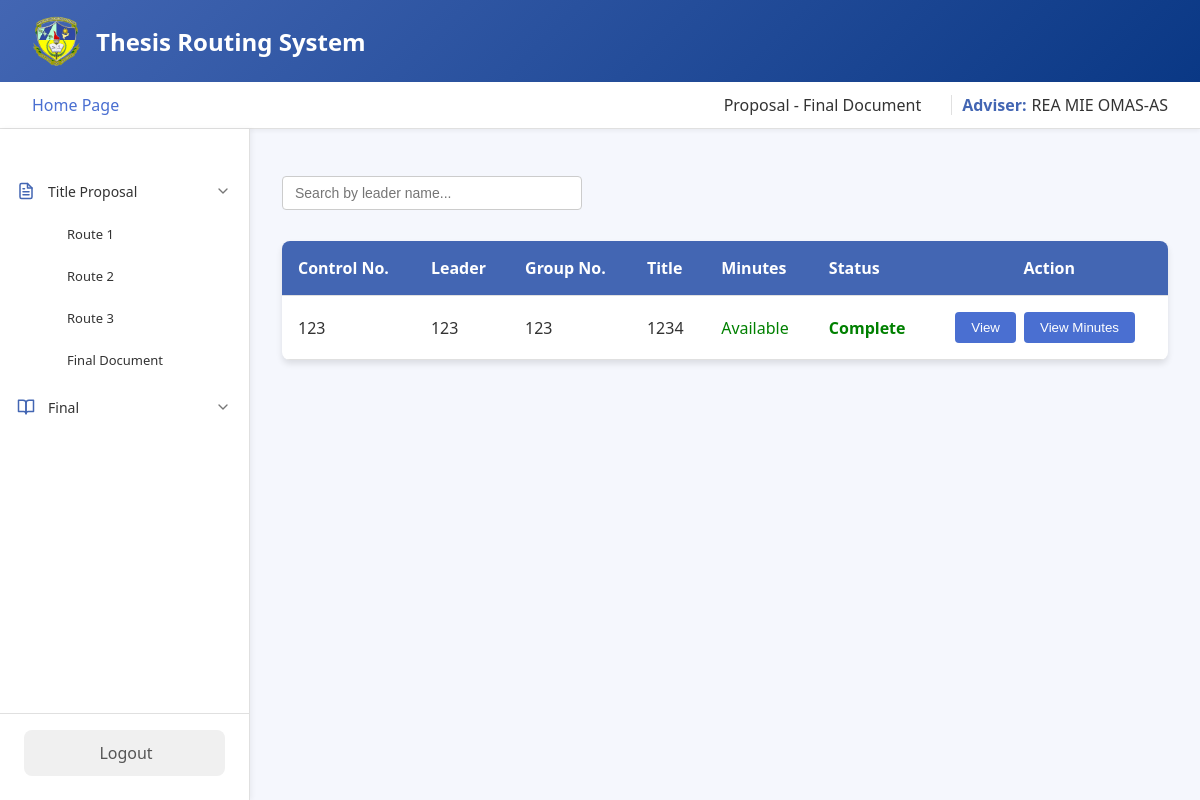
/adviser/homepage/titleproposal/finaldocu.php (signed in), run on an earlier commit of the app's database.
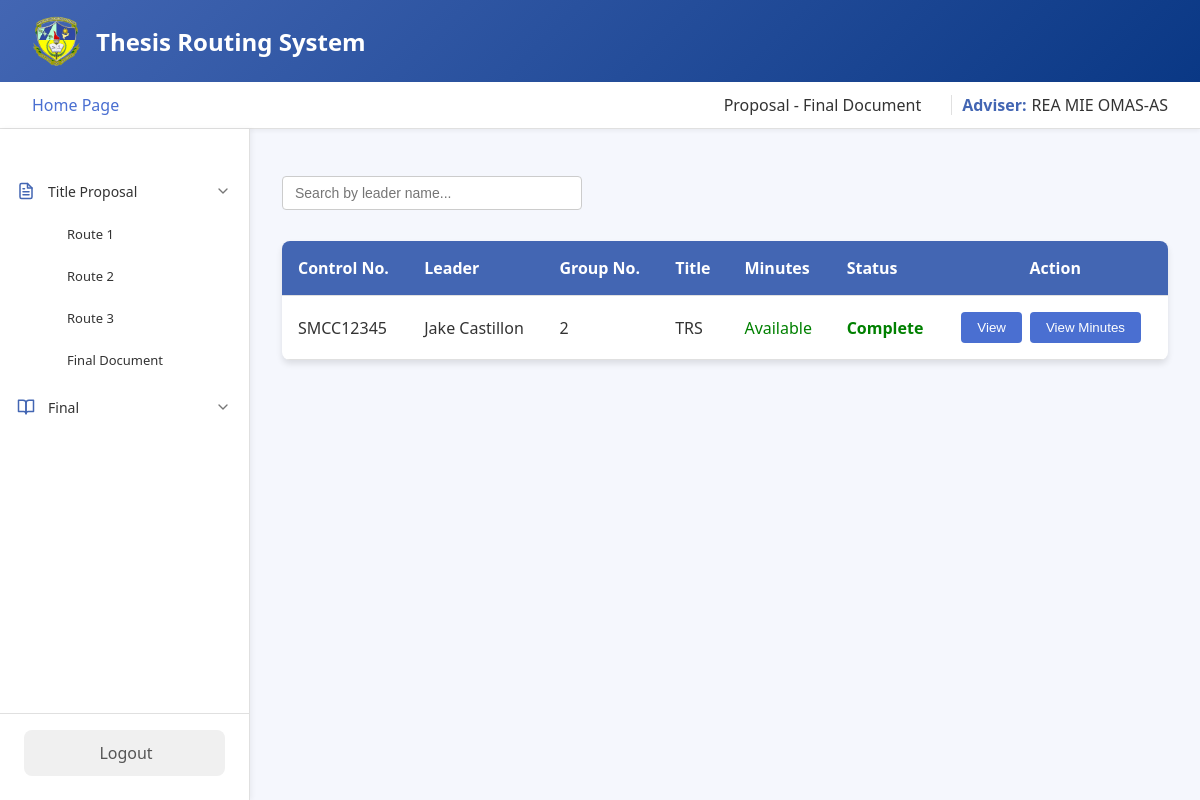
And on a later commit of the database.
### tables this page shows
CREATE TABLE `finaldocuproposal_files` (
  `finaldocu_id` int(11) NOT NULL,
  `student_id` varchar(50) DEFAULT NULL,
  `finaldocu` varchar(255) DEFAULT NULL,
  `panel1_id` varchar(50) DEFAULT NULL,
  `panel2_id` varchar(50) DEFAULT NULL,
  `panel3_id` varchar(50) DEFAULT NULL,
  `panel4_id` varchar(50) DEFAULT NULL,
  `panel5_id` varchar(255) NOT NULL,
  `department` varchar(100) DEFAULT NULL,
  `date_submitted` datetime DEFAULT NULL,
  `adviser_id` int(255) NOT NULL,
  `controlNo` varchar(245) NOT NULL,
  `fullname` varchar(255) NOT NULL,
  `group_number` int(255) NOT NULL,
  `title` varchar(255) NOT NULL,
  `school_year` varchar(255) NOT NULL,
  `minutes` varchar(255) NOT NULL,
  `routeNumber` varchar(255) NOT NULL
);

### adviser/homepage/titleproposal/finaldocu.php (the view, shortened to what the changed rows need)
<?php
include '../../../connection.php';
$adviser_id = $_SESSION['adviser_id'];
function checkAllRoutesApproved($conn, $student_id) {
    $route1Approved = false;
    $totalStmt = $conn->prepare("
        SELECT COUNT(*) as total_count
        FROM proposal_monitoring_form
        WHERE student_id = ?
        AND route1_id IS NOT NULL
    ");
    $totalStmt->bind_param("s", $student_id);
    $totalStmt->execute();
    $result = $totalStmt->get_result();
    $totalRow = $result->fetch_assoc();
    $route1_total = (int)$totalRow['total_count'];
    $stmt = $conn->prepare("
        SELECT COUNT(*) as approved_count
        FROM proposal_monitoring_form
        WHERE student_id = ?
        AND route1_id IS NOT NULL
        AND (status = 'Approved' OR status = 'approved')
    ");
    $stmt->bind_param("s", $student_id);
    $stmt->execute();
    $result = $stmt->get_result();
    $route1_approved_count = 0;
    if ($result->num_rows > 0) {
        $row = $result->fetch_assoc();
        $route1_approved_count = (int)$row['approved_count'];
        $route1Approved = ($route1_total > 0 && $route1_approved_count == $route1_total);
    }
    $route2Approved = false;
    $totalStmt = $conn->prepare("
        SELECT COUNT(*) as total_count
        FROM proposal_monitoring_form
        WHERE student_id = ?
        AND route2_id IS NOT NULL
    ");
    $totalStmt->bind_param("s", $student_id);
    $totalStmt->execute();
    $result = $totalStmt->get_result();
    $totalRow = $result->fetch_assoc();
    $route2_total = (int)$totalRow['total_count'];
    $stmt = $conn->prepare("
        SELECT COUNT(*) as approved_count
        FROM proposal_monitoring_form
        WHERE student_id = ?
        AND route2_id IS NOT NULL
        AND (status = 'Approved' OR status = 'approved')
    ");
    $stmt->bind_param("s", $student_id);
    $stmt->execute();
    $result = $stmt->get_result();
    $route2_approved_count = 0;
    if ($result->num_rows > 0) {
        $row = $result->fetch_assoc();
        $route2_approved_count = (int)$row['approved_count'];
        $route2Approved = ($route2_total > 0 && $route2_approved_count == $route2_total);
    }
    $route3Approved = false;
    $totalStmt = $conn->prepare("
        SELECT COUNT(*) as total_count
        FROM proposal_monitoring_form
        WHERE student_id = ?
        AND route3_id IS NOT NULL
    ");
    $totalStmt->bind_param("s", $student_id);
    $totalStmt->execute();
    $result = $totalStmt->get_result();
    $totalRow = $result->fetch_assoc();
    $route3_total = (int)$totalRow['total_count'];
    $stmt = $conn->prepare("
        SELECT COUNT(*) as approved_count
        FROM proposal_monitoring_form
        WHERE student_id = ?
        AND route3_id IS NOT NULL
        AND (status = 'Approved' OR status = 'approved')
    ");
    $stmt->bind_param("s", $student_id);
    $stmt->execute();
    $result = $stmt->get_result();
    $route3_approved_count = 0;
    if ($result->num_rows > 0) {
        $row = $result->fetch_assoc();
        $route3_approved_count = (int)$row['approved_count'];
        $route3Approved = ($route3_total > 0 && $route3_approved_count == $route3_total);
    }
    return [
        'route1' => $route1Approved,
        'route2' => $route2Approved,
        'route3' => $route3Approved,
        'all_approved' => ($route1Approved && $route2Approved && $route3Approved),
        'route1_counts' => [
            'total' => $route1_total,
            'approved' => $route1_approved_count
        ],
        'route2_counts' => [
            'total' => $route2_total,
            'approved' => $route2_approved_count
        ],
        'route3_counts' => [
            'total' => $route3_total,
            'approved' => $route3_approved_count
        ]
    ];
}
?>
<!DOCTYPE html>
<html lang="en">
<head>
</head>
<body>
    <div class="container">
        <div class="main-content">
            <div class="content" id="content-area">
            <?php
            $query = "
                SELECT
                    f.finaldocu,
                    f.student_id,
                    f.finaldocu_id,
                    f.department,
                    f.group_number,
                    f.controlNo,
                    f.fullname,
                    f.title,
                    r1.minutes
                FROM finaldocuproposal_files f
                LEFT JOIN route1proposal_files r1 ON f.student_id = r1.student_id
                WHERE f.adviser_id = ?";
            $stmt = $conn->prepare($query);
            $stmt->bind_param("s", $adviser_id);
            $stmt->execute();
            $result = $stmt->get_result();
            if ($result->num_rows > 0) {
                echo "
                <table>
                    <thead>
                        <tr>
                            <th>Control No.</th>
                            <th>Leader</th>
                            <th>Group No.</th>
                            <th>Title</th>
                            <th>Minutes</th>
                            <th>Status</th>
                            <th class='action-label'>Action</th>
                        </tr>
                    </thead>
                    <tbody>
                ";
                while ($row = $result->fetch_assoc()) {
                    $filePath = htmlspecialchars($row['finaldocu'], ENT_QUOTES);
                    $student_id = htmlspecialchars($row['student_id'], ENT_QUOTES);
                    $finaldocu_id = htmlspecialchars($row['finaldocu_id'], ENT_QUOTES);
                    $groupNo = htmlspecialchars($row['group_number'], ENT_QUOTES);
                    $controlNo = htmlspecialchars($row['controlNo'], ENT_QUOTES);
                    $fullName = htmlspecialchars($row['fullname'], ENT_QUOTES);
                    $title = htmlspecialchars($row['title'], ENT_QUOTES);
                    $minutes = htmlspecialchars($row['minutes'], ENT_QUOTES);
                    $minutesStatus = $minutes ? '<span style="color: green;">Available</span>' : '<span style="color: red;">Not Available</span>';
                    $routeStatus = checkAllRoutesApproved($conn, $student_id);
                    $statusLabel = '';
                    $statusColor = '';
                    if ($routeStatus['all_approved']) {
                        $statusLabel = 'Complete';
                        $statusColor = 'green';
                    }
                    echo "
                        <tr>
                            <td>$controlNo</td>
                            <td>$fullName</td>
                            <td>$groupNo</td>
                            <td>$title</td>
                            <td>$minutesStatus</td>
                            <td><span style='color: $statusColor; font-weight: bold;'>$statusLabel</span></td>
                            <td style='text-align: center;'>
                                <button class='view-button' onclick=\"viewFile('$filePath', '$student_id', '$finaldocu_id')\">View</button>";
                    if ($minutes) {
                        echo "<button class='view-button' onclick=\"viewMinutes('$minutes')\">View Minutes</button>";
                    }
                    echo "</td>
                        </tr>
                    ";
                }
                echo "
                    </tbody>
                </table>
                ";
            } else {
                echo "<p>No files uploaded yet.</p>";
            }
            ?>
            </div>
        </div>
    </div>
</html>

What changed in the data, as far as the page shows it:
removed finaldocuproposal_files: controlNo "123", fullname "123", group_number "123", title "1234", statusLabel "Complete"
added finaldocuproposal_files: controlNo "SMCC12345", fullname "Jake Castillon", group_number "2", title "TRS", statusLabel "Complete"
